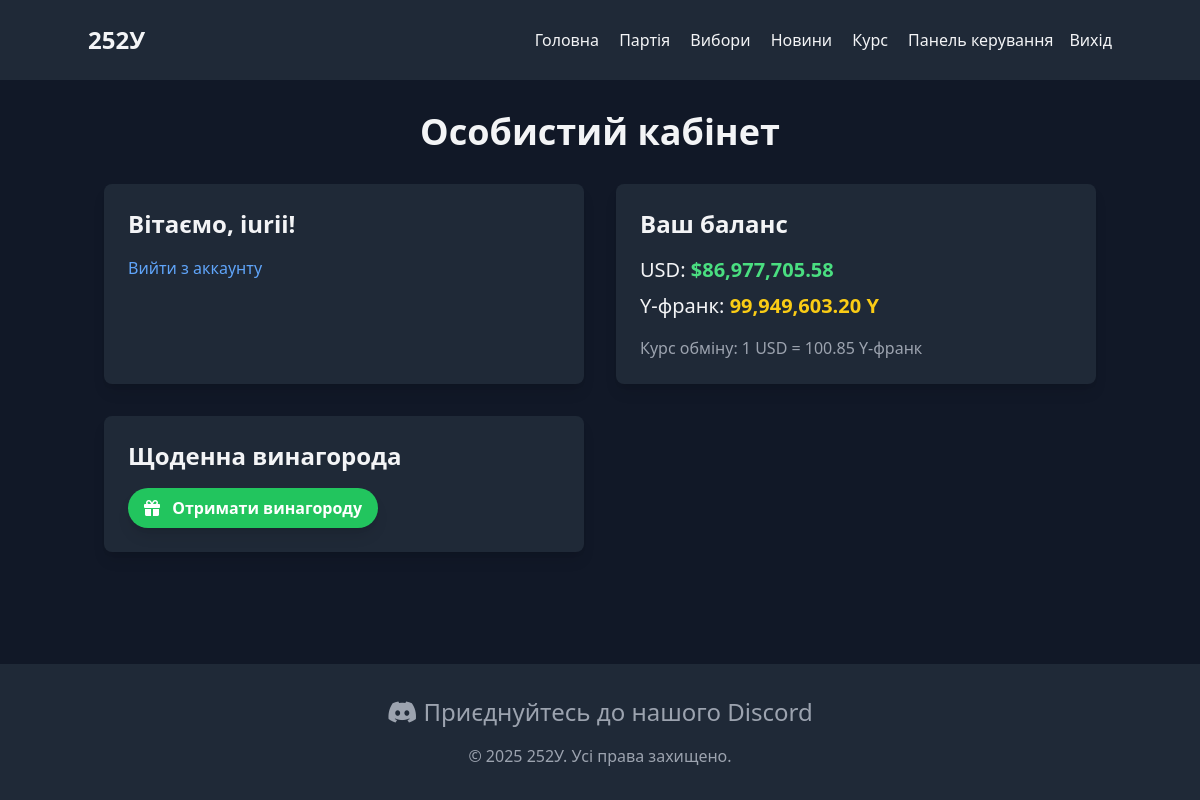
Before: /dashboard.php (signed in) with the older database file.
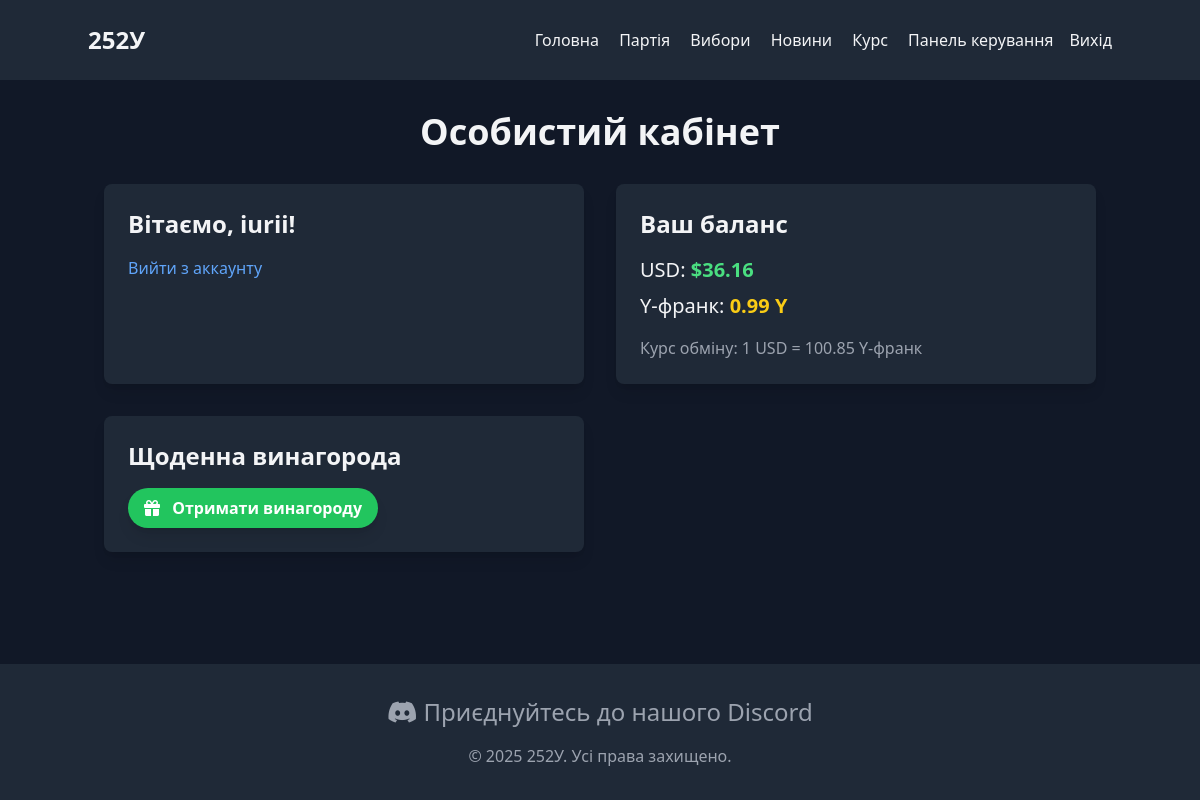
After: the same page with the newer database file.
### tables this page shows
CREATE TABLE `users` (
  `id` int(11) NOT NULL,
  `username` varchar(50) NOT NULL,
  `password` varchar(255) NOT NULL,
  `email` varchar(100) NOT NULL,
  `balance_usd` decimal(10,8) DEFAULT 0.00000000,
  `balance_y` decimal(10,8) DEFAULT 0.00000000,
  `created_at` timestamp NOT NULL DEFAULT current_timestamp(),
  `updated_at` timestamp NOT NULL DEFAULT current_timestamp() ON UPDATE current_timestamp(),
  `last_reward_claim` datetime DEFAULT NULL
);

### src/dashboard.php (the view, shortened to what this page needs)
<?php
require_once 'config/db.php';
$stmt = $pdo->prepare("SELECT username, email, balance_usd, balance_y, updated_at FROM users WHERE id = ?");
$stmt->execute([$_SESSION['user_id']]);
$user = $stmt->fetch(PDO::FETCH_ASSOC);
$rates_json = file_get_contents('json/rates.json');
$rates = json_decode($rates_json, true);
$latest_rate = end($rates);
$exchange_rate = $latest_rate['close'];
function getTimeUntilNextReward($user_id) {
    global $pdo;
    $stmt = $pdo->prepare("SELECT last_reward_claim FROM users WHERE id = ?");
    $stmt->execute([$user_id]);
    $result = $stmt->fetch(PDO::FETCH_ASSOC);
    $current_time = time();
    if (!$result['last_reward_claim']) {
        return 0;
    }
    $last_claim = strtotime($result['last_reward_claim']);
    $next_claim_time = $last_claim + 1800;
    return $next_claim_time - $current_time;
}
$time_until_next_reward = getTimeUntilNextReward($_SESSION['user_id']);
$can_claim_reward = ($time_until_next_reward == 0);
?>
<!DOCTYPE html>
<html lang="uk">
<head>
    <script src="https://cdn.tailwindcss.com"></script>
    <link rel="stylesheet" href="https://cdnjs.cloudflare.com/ajax/libs/font-awesome/6.0.0-beta3/css/all.min.css">
</head>
<body class="bg-gray-900 text-gray-100 min-h-screen flex flex-col">
    <?php include 'assets/navbar.php';?>
    <main class="flex-grow container mx-auto px-4 py-8">
        <h1 class="text-4xl font-bold mb-8 text-center">Особистий кабінет</h1>
        <div class="grid grid-cols-1 md:grid-cols-2 gap-8">
            <div class="bg-gray-800 p-6 rounded-lg shadow-lg">
                <h2 class="text-2xl font-bold mb-4">Вітаємо, <?php echo htmlspecialchars($user['username']); ?>!</h2>
                <a href="logout.php" class="text-blue-400 hover:text-blue-300">Вийти з аккаунту</a>
            </div>
            <div class="bg-gray-800 p-6 rounded-lg shadow-lg">
                <h2 class="text-2xl font-bold mb-4">Ваш баланс</h2>
                <p class="text-xl mb-2">USD: <span class="font-bold text-green-400">$<?php echo number_format($user['balance_usd'], 2); ?></span></p>
                <p class="text-xl mb-4">Y-франк: <span class="font-bold text-yellow-400"><?php echo number_format($user['balance_y'], 2); ?> Y</span></p>
                <p class="text-gray-400">Курс обміну: 1 USD = <?php echo number_format($exchange_rate, 2); ?> Y-франк</p>
            </div>
            <div class="bg-gray-800 p-6 rounded-lg shadow-lg">
                <h2 class="text-2xl font-bold mb-4">Щоденна винагорода</h2>
                <?php if ($can_claim_reward): ?>
                    <form action="claim_reward.php" method="POST">
                        <button type="submit" class="bg-green-500 hover:bg-green-600 text-white font-bold py-2 px-4 rounded-full transition duration-300 ease-in-out transform hover:scale-105 shadow-lg">
                            <i class="fas fa-gift mr-2"></i> Отримати винагороду
                        </button>
                    </form>
                <?php endif; ?>
            </div>
        </div>
    </main>
    <?php include 'assets/footer.php';?>
</body>
</html>

### src/assets/navbar.php
<header class="py-6 px-4 bg-gray-800 sticky top-0 z-50">
        <nav class="container mx-auto flex justify-between items-center">
            <h1 class="text-2xl font-bold">252У</h1>
            <div class="space-x-4">
                <a href="../index.php" class="hover:text-gray-300">Головна</a>
                <a href="../political_parties.php" class="hover:text-gray-300">Партія</a>
                <a href="../elections.php" class="hover:text-gray-300">Вибори</a>
                <a href="../news.php" class="hover:text-gray-300">Новини</a>
                <a href="../currency.php" class="hover:text-gray-300">Курс</a>
                <?php
                if (isset($_SESSION['user_id'])) {
                    echo '<a href="../dashboard.php" class="hover:text-gray-300">Панель керування</a>';
                    echo '<a href="../auth/logout.php" class="hover:text-gray-300">Вихід</a>';
                } else {
                    echo '<a href="../auth/login.php" class="hover:text-gray-300">Вхід</a>';
                }
                ?>
            </div>
        </nav>
    </header>

### src/assets/footer.php
<footer class="bg-gray-800 py-8 px-4">
        <div class="container mx-auto text-center">
            <div class="flex justify-center space-x-6 mb-4">
                <a href="https://discord.gg/yZqH5Mb25W" class="text-gray-400 hover:text-gray-300 text-2xl" target="_blank" rel="noopener noreferrer">
                    <i class="fab fa-discord"></i> Приєднуйтесь до нашого Discord
                </a>
            </div>
            <p class="text-gray-400">&copy; 2025 252У. Усі права захищено.</p>
        </div>
    </footer>

Changed rows visible on the page:
changed users "iurii": balance_usd "86,977,705.58" → "36.16"; balance_y "99,949,603.20" → "0.99"
